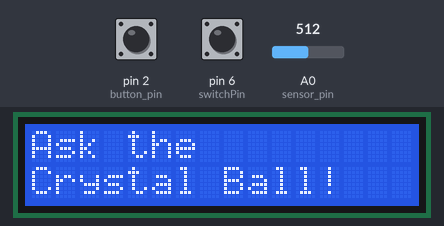
Bench run of a sketch on a simulated Arduino Uno, built with avr-gcc and run on an emulated ATmega328P. Parts: 16×2 character LCD. Inputs (shaded band) come from the test bench; at power-on: pin 2 (button_pin) HIGH, pin 6 (switchPin) LOW, A0 (sensor_pin) = 512. Random numbers use the default seed unless the sketch sets one.

Above: at 1.2 s.
1.3 s: pin 2 (button_pin) pulled LOW for 0.15 s
At 2.4 s:
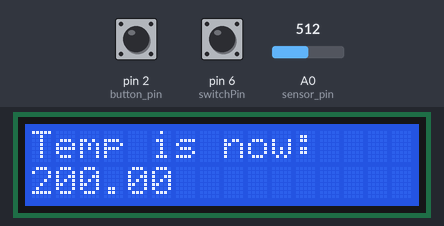
2.9 s: pin 6 (switchPin) pulled HIGH for 0.15 s
At 4.2 s:
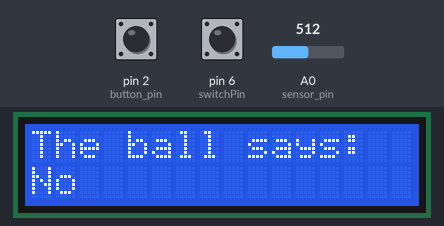
4.5 s: pin 6 (switchPin) pulled HIGH for 1 s
At 6.7 s:
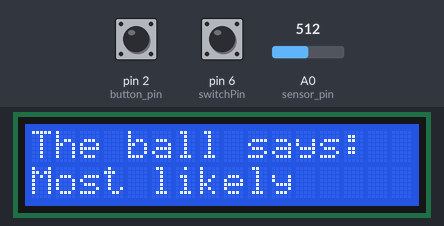
7.0 s: pin 2 (button_pin) pulled LOW for 1 s
At 8.0 s:
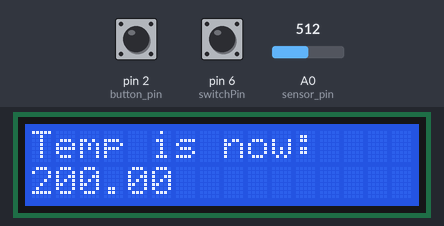
9.5 s: pin 6 (switchPin) pulled HIGH for 3.2 s
At 13.5 s:
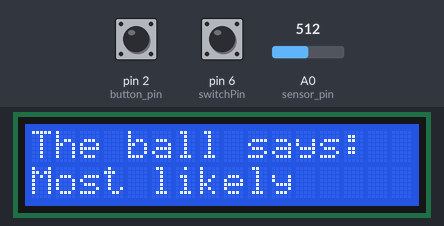
14.2 s: pin 6 (switchPin) pulled HIGH for 0.15 s
At 15.4 s:
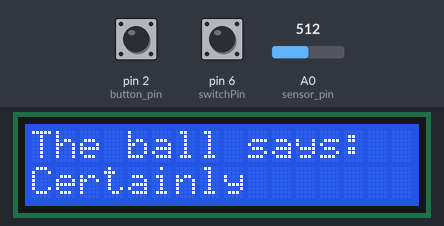
Timing chart, 0 to 16.8 s (numbered marks = the images above; inputs shaded):
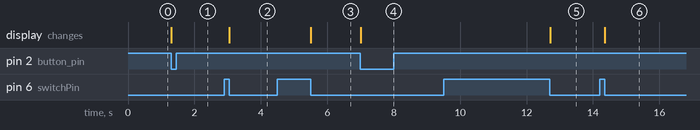

Measured:
- after the input at 1.3 s, the display: changes at once (image 1)
- after the input at 2.9 s, the display: changes after 0.15 s (image 2)
- after the input at 4.5 s, the display: changes after 1.0 s (image 3)
- after the input at 7.0 s, the display: changes at once (image 4)
- after the input at 9.5 s, the display: changes after 3.2 s (image 5)
- after the input at 14.2 s, the display: changes after 0.16 s (image 6)

The sketch:

harjoitus_5_teht_21__1_.ino
```cpp
// importataan ja määritellään Liquid crystal kirjasto + pinnit
#include <LiquidCrystal.h>
LiquidCrystal lcd(12, 11, 5, 4, 3, 7);
#define button_pin 2
#define sensor_pin A0

// määritellään tilt sensori pinniin
const int switchPin = 6;

// muuttuja napin tilan tarkasteluun
volatile byte buttonReleased = false;
// alustetaan tarvittavat globaalit muuttujat
int switchState = 0;
int prevSwitchState = 0;
int reply;

// funktio jota kutsutaan kun nappi vapautetaan
void buttonReleasedInterrupt() {

    // mitataan lämpötila
    int reading = analogRead(sensor_pin);
    // muutetaan floatiksi
    float luku = reading * 1.0;

    // muunnetaan lämpötilaksi
    //LT = 0.7 * luku - 77.4;
    float LT = ((5 * luku/ 1024.0) - 0.5) * 100;

    // tyhjennetään lcd ja printataan
    lcd.clear();
    lcd.setCursor(0, 0);
    lcd.print("Temp is now:");
    lcd.setCursor(0, 1);
    lcd.print(LT);

    // päivitetään napin tila
    buttonReleased = true;

}

void setup() {
  lcd.begin(16, 7); // käynnistetään lcd
  pinMode(switchPin,INPUT); // määritellään sensori inputiksi
  pinMode(button_pin, INPUT_PULLUP); //napin moodiksi input
  lcd.print("Ask the"); // printataan näytölle
  lcd.setCursor(0, 1); // siirretään kursori seuraavalle riville
  lcd.print("Crystal Ball!"); // printataan taas

  // keskeytysrutiini joka kutsuu funktiota
  // falling mode koska napin tila muuttuu HIGH -> LOW
  attachInterrupt(digitalPinToInterrupt(button_pin),
                  buttonReleasedInterrupt,
                  FALLING);

}


void loop() {
  // luetaan sensorin tila
  switchState = digitalRead(switchPin);
  // jos tila muuttunut...
  if (switchState != prevSwitchState) {
    if (switchState == LOW) {
      // valitaan kahdeksasta vastauksesta randomilla
      // yksi joka printataan näytölle
      reply = random(8);
      // näyttö tyhjennetään ja asetetaan kursori
      lcd.clear();
      lcd.setCursor(0, 0);
      lcd.print("The ball says:");
      lcd.setCursor(0, 1);
      // switch case rakenne määrittää randomilla generoidun
      // numeron mukaan vastauksen ja printtaa sen näytölle
      switch(reply){
        case 0:
        lcd.print("Yes");
        break;
        case 1:
        lcd.print("Most likely");
        break;
        case 2:
        lcd.print("Certainly");
        break;
        case 3:
        lcd.print("Outlook good");
        break;
        case 4:
        lcd.print("Unsure");
        break;
        case 5:
        lcd.print("Ask again");
        break;
        case 6:
        lcd.print("Doubtful");
        break;
        case 7:
        lcd.print("No");
        break;
      }
    }
  }
  // tallennetaan sensorin tila muuttujaan
    prevSwitchState = switchState;
}
```
